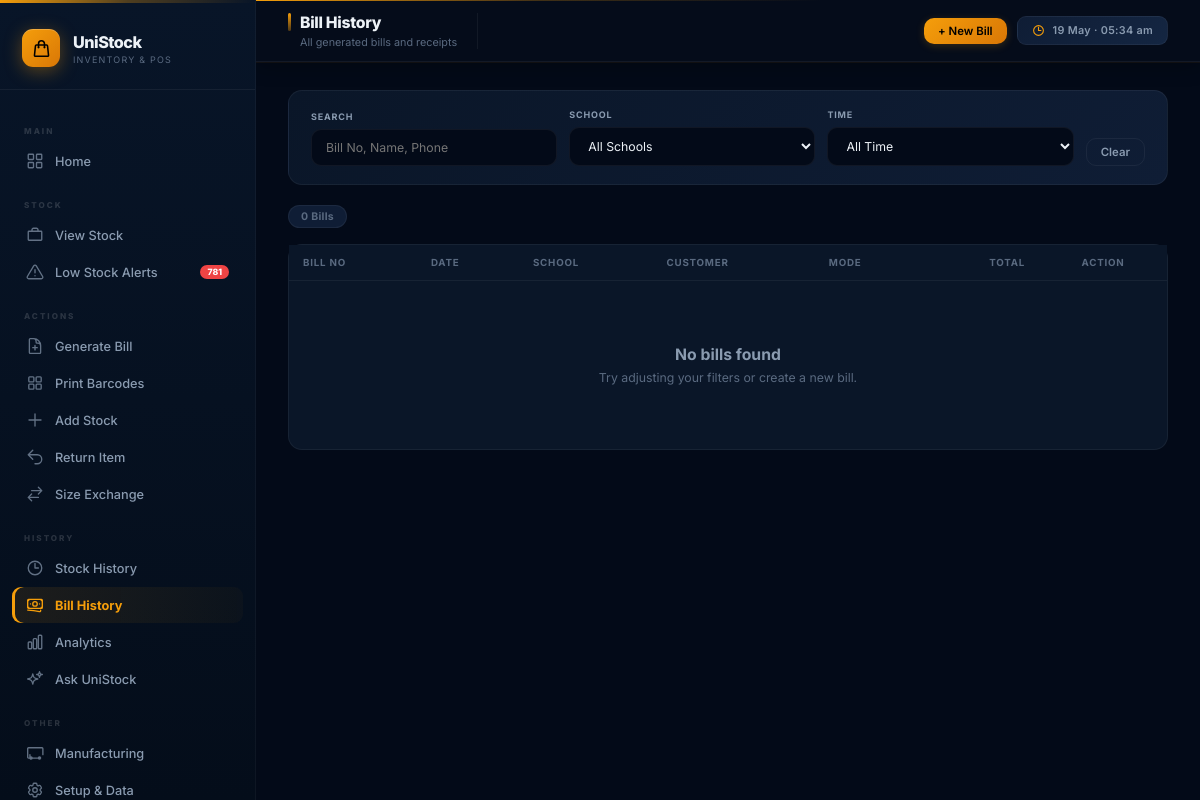
Page /billing/history/ (signed in) on the earlier database version.
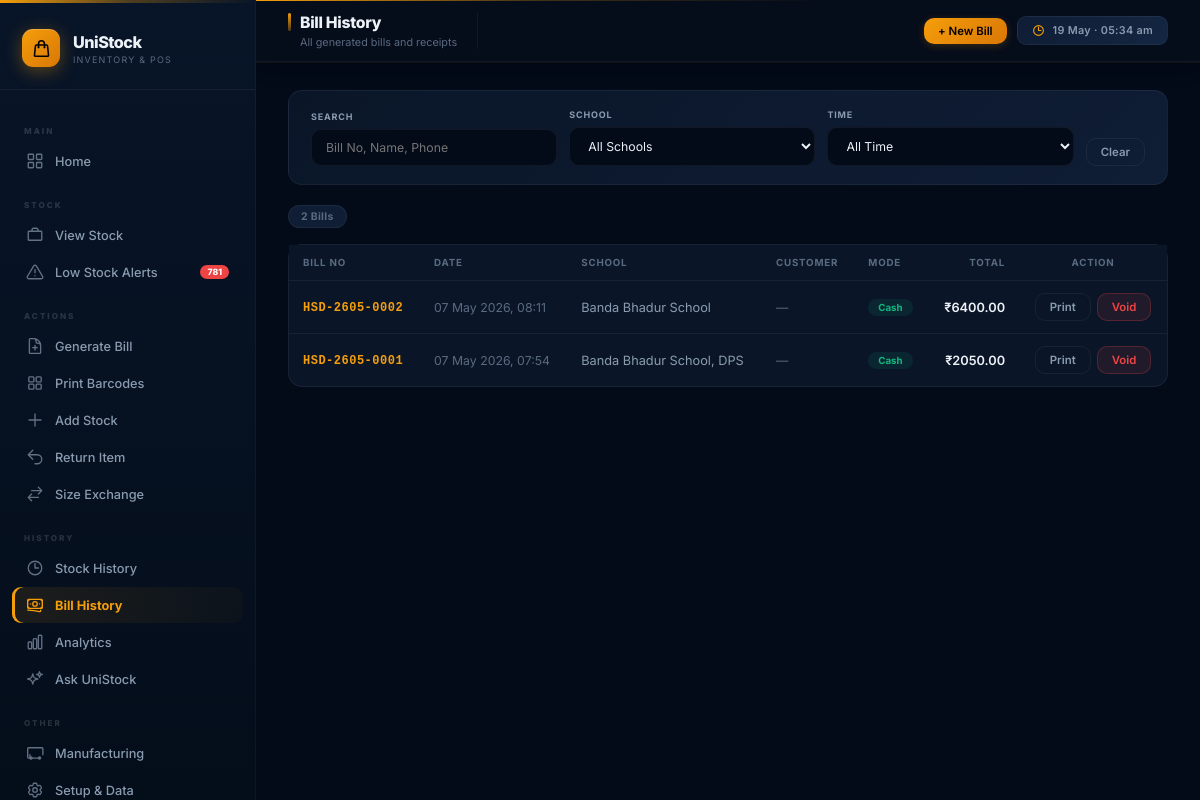
Same page on the later database version.
### transactions/models.py (models this page shows, shortened)
class Bill(models.Model):
    PAYMENT_MODES = [
        ('CASH', 'Cash'),
        ('UPI', 'UPI'),
        ('CARD', 'Card'),
        ('OTHER', 'Other'),
    ]
    bill_number = models.CharField(max_length=20, unique=True, db_index=True)
    school = models.ForeignKey(School, on_delete=models.CASCADE, related_name='bills')
    customer_name = models.CharField(max_length=100, blank=True)
    customer_phone = models.CharField(max_length=15, blank=True)
    payment_mode = models.CharField(max_length=10, choices=PAYMENT_MODES, default='CASH')
    total_amount = models.DecimalField(max_digits=10, decimal_places=2, default=0)
    created_at = models.DateTimeField(auto_now_add=True, db_index=True)
    is_void = models.BooleanField(default=False)
    class Meta:
        ordering = ['-created_at']
    @property
    def school_summary(self):
        school_names = []
        for item in self.items.select_related('school_product__school').all():
            school = item.school_product.school
            name = school.name if school else 'General Items'
            if name not in school_names:
                school_names.append(name)
        return ', '.join(school_names) if school_names else self.school.name

class BillItem(models.Model):
    bill = models.ForeignKey(Bill, on_delete=models.CASCADE, related_name='items')
    school_product = models.ForeignKey(SchoolProduct, on_delete=models.CASCADE)
    product_name = models.CharField(max_length=100)  # Snapshot at billing time
    size_value = models.CharField(max_length=20)
    quantity = models.IntegerField()
    unit_price = models.DecimalField(max_digits=8, decimal_places=2)
    line_total = models.DecimalField(max_digits=10, decimal_places=2)
    class Meta:
        constraints = [
            models.CheckConstraint(
                condition=Q(quantity__gt=0),
                name='billitem_quantity_positive',
            ),
            models.CheckConstraint(
                condition=Q(unit_price__gte=0),
                name='billitem_unit_price_non_negative',
            ),
            models.CheckConstraint(
                condition=Q(line_total__gte=0),
                name='billitem_line_total_non_negative',
            ),
        ]

### schools/models.py (models this page shows, shortened)
class SchoolProduct(models.Model):
    school = models.ForeignKey(School, on_delete=models.CASCADE, related_name='school_products', null=True, blank=True)
    product = models.ForeignKey(Product, on_delete=models.CASCADE, related_name='school_products')
    size = models.ForeignKey(Size, on_delete=models.CASCADE, related_name='school_products')
    price = models.DecimalField(max_digits=8, decimal_places=2, null=True, blank=True)
    stock = models.IntegerField(default=0, db_index=True)
    low_stock_threshold = models.IntegerField(default=5)
    sku_code = models.CharField(max_length=30, unique=True, blank=True, null=True, db_index=True)
    class Meta:
        ordering = ['school__name', 'product__name', 'size__size_value']
        indexes = [
            models.Index(fields=['school', 'product', 'size'], name='idx_school_product_size'),
            models.Index(fields=['school', 'product'], name='idx_school_product'),
            models.Index(fields=['stock'], name='idx_stock_level'),
        ]
        constraints = [
            models.UniqueConstraint(
                fields=['school', 'product', 'size'],
                condition=Q(school__isnull=False),
                name='uniq_school_product_size_specific',
            ),
            models.UniqueConstraint(
                fields=['product', 'size'],
                condition=Q(school__isnull=True),
                name='uniq_school_product_size_general',
            ),
            models.CheckConstraint(
                condition=Q(price__isnull=True) | Q(price__gte=0),
                name='schoolproduct_price_non_negative',
            ),
            models.CheckConstraint(
                condition=Q(stock__gte=0),
                name='schoolproduct_stock_non_negative',
            ),
            models.CheckConstraint(
                condition=Q(low_stock_threshold__gte=0),
                name='schoolproduct_threshold_non_negative',
            ),
        ]

class School(models.Model):
    name = models.CharField(max_length=100)
    code = models.CharField(max_length=20)
    class Meta:
        ordering = ['name']
        constraints = [
            models.UniqueConstraint(Lower('code'), name='uniq_school_code_ci'),
        ]

### dashboard/views.py (the view)
# urls.py: path('billing/history/', views.bill_history, name='bill_history'),
def bill_history(request):
    qs = Bill.objects.prefetch_related('items__school_product__school').select_related('school')
    school_id = request.GET.get('school')
    date_range = request.GET.get('range', '')
    query = request.GET.get('q', '').strip()
    if school_id:
        qs = qs.filter(Q(school_id=school_id) | Q(items__school_product__school_id=school_id)).distinct()
    if query:
        qs = qs.filter(Q(bill_number__icontains=query) | Q(customer_phone__icontains=query) | Q(customer_name__icontains=query))
    if date_range == 'today':
        qs = qs.filter(created_at__date=timezone.now().date())
    elif date_range == 'week':
        qs = qs.filter(created_at__gte=timezone.now() - timedelta(days=7))
    elif date_range == 'month':
        qs = qs.filter(created_at__gte=timezone.now() - timedelta(days=30))
    paginator = Paginator(qs, 20)
    page = request.GET.get('page', 1)
    bills = paginator.get_page(page)
    return render(request, 'billing/history.html', {
        'bills': bills,
        'schools': School.objects.all(),
        'selected_school': school_id or '',
        'selected_range': date_range,
        'query': query,
        'total_count': paginator.count
    })

### dashboard/context_processors.py (called while the page is built)
def global_stats(request):
    low_stock_count = cache.get('low_stock_count')
    if low_stock_count is None:
        try:
            low_stock_count = SchoolProduct.objects.filter(stock__lte=F('low_stock_threshold')).count()
            cache.set('low_stock_count', low_stock_count, 300) # Cache for 5 minutes
        except Exception:
            low_stock_count = 0
    return {'low_stock_count': low_stock_count}

### templates/billing/history.html (shortened to what this page needs)
{% extends 'base.html' %}
{% block nav_bills %}active{% endblock %}
{% block page_title %}Bill History{% endblock %}
{% block page_sub %}All generated bills and receipts{% endblock %}
{% block topbar_actions %}<a href="{% url 'bill_create' %}" class="btn btn-primary btn-sm">+ New Bill</a>{% endblock %}
{% block content %}
<form method="GET" class="filter-bar">
  <div class="form-group">
    <label>Search</label>
    <input type="text" name="q" placeholder="Bill No, Name, Phone" value="{{ query }}" style="padding: 10px 14px; font-size: 0.82rem;">
  </div>
  <div class="form-group">
    <label>School</label>
    <select class="searchable" name="school" onchange="this.form.submit()">
      <option value="">All Schools</option>
    </select>
  </div>
  <div class="form-group">
    <label>Time</label>
    <select class="searchable" name="range" onchange="this.form.submit()">
      <option value="">All Time</option>
    </select>
  </div>
  <div class="form-group" style="flex:0;min-width:auto">
    <label>&nbsp;</label>
    <a href="{% url 'bill_history' %}" class="btn btn-outline btn-sm">Clear</a>
  </div>
</form>
<div style="display:flex; justify-content:space-between; align-items:center; margin-bottom:16px;">
  <span class="record-count">{{ total_count }} Bill{{ total_count|pluralize }}</span>
</div>
<div class="card" style="padding:0;">
  <div class="table-wrap">
    <table>
      <thead>
        <tr>
          <th>Bill No</th>
          <th>Date</th>
          <th>School</th>
          <th>Customer</th>
          <th>Mode</th>
          <th style="text-align:right">Total</th>
          <th style="text-align:center">Action</th>
        </tr>
      </thead>
      <tbody>
        {% for bill in bills %}
        <tr{% if bill.is_void %} class="void-row"{% endif %}>
          <td>
            <span class="bill-number">{{ bill.bill_number }}</span>
          </td>
          <td class="text-muted">{{ bill.created_at|date:"d M Y, H:i" }}</td>
          <td>{{ bill.school_summary }}</td>
          <td>
            {% if bill.customer_name %}{{ bill.customer_name }}{% else %}<span class="text-muted">—</span>{% endif %}
          </td>
          <td><span class="tx-chip tx-{{ bill.payment_mode }}">{{ bill.get_payment_mode_display }}</span></td>
          <td style="text-align:right"><strong {% if bill.is_void %}style="text-decoration:line-through;opacity:0.5;"{% endif %}>₹{{ bill.total_amount }}</strong></td>
          <td style="text-align:center; display:flex; gap:6px; justify-content:center;">
            <a href="{% url 'bill_print' bill.pk %}" class="btn btn-outline btn-sm" target="_blank">Print</a>
            {% if not bill.is_void %}
            <form method="POST" action="{% url 'bill_void' bill.pk %}" onsubmit="return confirm('Void this bill? Stock will be restored.')">
              <button type="submit" class="btn btn-sm" style="background:rgba(239,68,68,0.1);color:var(--red);border:1px solid rgba(239,68,68,0.25);">Void</button>
            </form>
            {% endif %}
          </td>
        </tr>
        {% empty %}
        <tr><td colspan="7">
          <div class="empty-state"><h3>No bills found</h3><p>Try adjusting your filters or create a new bill.</p></div>
        </td></tr>
        {% endfor %}
      </tbody>
    </table>
  </div>
</div>
{% endblock %}

### templates/base.html (shortened to what this page needs)
{% load static %}
<!DOCTYPE html>
<html lang="en">
<head>
  <link rel="stylesheet" href="{% static 'css/style.css' %}"/>
  <link href="https://cdn.jsdelivr.net/npm/tom-select@2.2.2/dist/css/tom-select.css" rel="stylesheet">
</head>
<body>
<aside class="sidebar">
  <div class="sidebar-brand">
    <div class="brand-logo">
      <div class="brand-icon">
      </div>
      <div>
        <div class="brand-name">UniStock</div>
        <div class="brand-sub">Inventory &amp; POS</div>
      </div>
    </div>
  </div>
  <nav class="sidebar-nav">
    <div class="nav-section-label">Main</div>
    <a href="{% url 'dashboard' %}" class="nav-item {% block nav_dashboard %}{% endblock %}">
      <svg xmlns="http://www.w3.org/2000/svg" fill="none" viewBox="0 0 24 24" stroke-width="1.8" stroke="currentColor"><rect x="3" y="3" width="7" height="7" rx="1"/><rect x="14" y="3" width="7" height="7" rx="1"/><rect x="3" y="14" width="7" height="7" rx="1"/><rect x="14" y="14" width="7" height="7" rx="1"/></svg>
      Home
    </a>
    <div class="nav-section-label">Stock</div>
    <a href="{% url 'inventory_browse' %}" class="nav-item {% block nav_inventory %}{% endblock %}">
      View Stock
    </a>
    <a href="{% url 'low_stock_report' %}" class="nav-item {% block nav_lowstock %}{% endblock %}">
      <svg xmlns="http://www.w3.org/2000/svg" fill="none" viewBox="0 0 24 24" stroke-width="1.8" stroke="currentColor"><path stroke-linecap="round" stroke-linejoin="round" d="M12 9v4m0 4h.01M10.29 3.86L1.82 18a2 2 0 001.71 3h16.94a2 2 0 001.71-3L13.71 3.86a2 2 0 00-3.42 0z"/></svg>
      Low Stock Alerts
      {% if low_stock_count %}<span class="badge">{{ low_stock_count }}</span>{% endif %}
    </a>
    <div class="nav-section-label">Actions</div>
    <a href="{% url 'bill_create' %}" class="nav-item {% block nav_billing %}{% endblock %}">
      Generate Bill
    </a>
    <a href="{% url 'labels_setup' %}" class="nav-item {% block nav_labels %}{% endblock %}">
      Print Barcodes
    </a>
    <a href="{% url 'stock_in' %}" class="nav-item {% block nav_stockin %}{% endblock %}">
      <svg xmlns="http://www.w3.org/2000/svg" fill="none" viewBox="0 0 24 24" stroke-width="1.8" stroke="currentColor"><path stroke-linecap="round" stroke-linejoin="round" d="M12 4v16m8-8H4"/></svg>
      Add Stock
    </a>
    <a href="{% url 'return_item' %}" class="nav-item {% block nav_return %}{% endblock %}">
      <svg xmlns="http://www.w3.org/2000/svg" fill="none" viewBox="0 0 24 24" stroke-width="1.8" stroke="currentColor"><path stroke-linecap="round" stroke-linejoin="round" d="M9 15L3 9m0 0l6-6M3 9h12a6 6 0 010 12h-3"/></svg>
      Return Item
    </a>
    <a href="{% url 'exchange' %}" class="nav-item {% block nav_exchange %}{% endblock %}">
      <svg xmlns="http://www.w3.org/2000/svg" fill="none" viewBox="0 0 24 24" stroke-width="1.8" stroke="currentColor"><path stroke-linecap="round" stroke-linejoin="round" d="M7.5 21L3 16.5m0 0L7.5 12M3 16.5h13.5m0-13.5L21 7.5m0 0L16.5 12M21 7.5H7.5"/></svg>
      Size Exchange
    </a>
    <div class="nav-section-label">History</div>
    <a href="{% url 'transaction_history' %}" class="nav-item {% block nav_history %}{% endblock %}">
      <svg xmlns="http://www.w3.org/2000/svg" fill="none" viewBox="0 0 24 24" stroke-width="1.8" stroke="currentColor"><path stroke-linecap="round" stroke-linejoin="round" d="M12 6v6h4.5m4.5 0a9 9 0 11-18 0 9 9 0 0118 0z"/></svg>
      Stock History
    </a>
    <a href="{% url 'bill_history' %}" class="nav-item {% block nav_bills %}{% endblock %}">
      Bill History
    </a>
    <a href="{% url 'analytics_dashboard' %}" class="nav-item {% block nav_analytics %}{% endblock %}">
      Analytics
    </a>
    <a href="{% url 'ai_assistant' %}" class="nav-item {% block nav_assistant %}{% endblock %}">
      Ask UniStock
    </a>
    <div class="nav-section-label">Other</div>
    <a href="{% url 'manufacturing_list' %}" class="nav-item {% block nav_mfg %}{% endblock %}">
      Manufacturing
    </a>
    <a href="{% url 'setup_home' %}" class="nav-item {% block nav_setup %}{% endblock %}">
      Setup &amp; Data
    </a>
  </nav>
</aside>
<main class="main">
  <header class="topbar">
    <div style="display:flex; align-items:center; gap:0; flex:1;">
      <div style="border-right:1px solid var(--border); padding-right:20px; margin-right:20px; display:flex; flex-direction:column; gap:3px;">
        <div class="topbar-title" style="display:flex; align-items:center; gap:9px;">
          <span style="width:3px; height:18px; background:linear-gradient(180deg,var(--gold),rgba(245,158,11,0.3)); border-radius:99px; display:inline-block; flex-shrink:0;"></span>
          {% block page_title %}Home{% endblock %}
        </div>
        {% block topbar_sub %}<div class="topbar-sub" style="padding-left:12px;">{% block page_sub %}{% endblock %}</div>{% endblock %}
      </div>
    </div>
    <div class="topbar-actions">
      {% block topbar_actions %}{% endblock %}
      <div id="topbar-clock" style="display:flex; align-items:center; gap:8px; font-size:0.72rem; color:var(--text-dim); font-weight:600; padding:7px 14px; background:linear-gradient(135deg,var(--surface-2),var(--surface-3)); border:1px solid var(--border); border-radius:9px; white-space:nowrap; letter-spacing:0.3px;">
        <svg xmlns="http://www.w3.org/2000/svg" fill="none" viewBox="0 0 24 24" stroke-width="2" stroke="currentColor" style="width:13px;height:13px;color:var(--gold);flex-shrink:0;"><path stroke-linecap="round" stroke-linejoin="round" d="M12 6v6h4.5m4.5 0a9 9 0 11-18 0 9 9 0 0118 0z"/></svg>
        <span id="topbar-clock-text">—</span>
      </div>
    </div>
  </header>
  <div class="content">
    {% block content %}{% endblock %}
  </div>
</main>
</body>
</html>

Differences in the rows shown:
added Bill: bill_number "HSD-2605-0002", created_at "07 May 2026, 08:11", school_summary "Banda Bhadur School", payment_mode "Cash", total_amount "6400.00", is_void "Void"
added Bill: bill_number "HSD-2605-0001", created_at "07 May 2026, 07:54", school_summary "Banda Bhadur School, DPS", payment_mode "Cash", total_amount "2050.00", is_void "Void"
Other differences:
{{ total_count }}: "0" → "2"
text no longer shown: "No bills found Try adjusting your filters or create a new bill."
